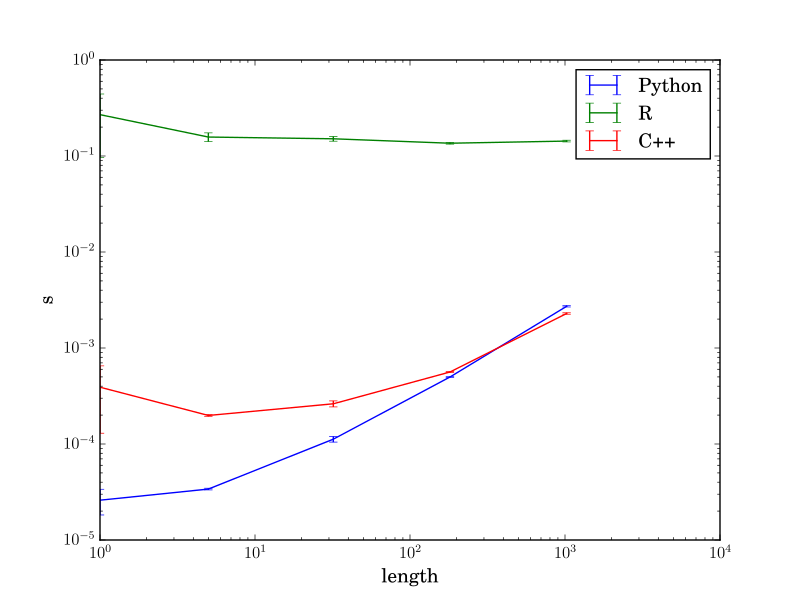

This chart was generated by the following Python code:
import numpy as np

from cpp.cpp import CppCUMSUM
from py.py import PyCUMSUM
from R.R import RCUMSUM
methods = [PyCUMSUM, RCUMSUM, CppCUMSUM]
names = ['Python', 'R', 'C++']

from matplotlib import pyplot as plt


plt.rc('text', usetex=True)
plt.rc('font', family='serif')

trials = 3
ranges = [int(k) for k in np.logspace(0, 10, 5, base=2)]


def Runtime(method):
    Rt = []
    for lengths in ranges:
        seq = np.random.randn(lengths)
        time = []
        for k in range(trials):
            m = method(seq)
            time.append(m.duration)
        Rt.append(time)
    return Rt


if __name__ == "__main__":
    for n, m in zip(names, methods):
        Tm = Runtime(m)
        plt.errorbar(ranges, [np.mean(k) for k in Tm], yerr=[np.std(k) for k in Tm], label=n)
    plt.xlabel('length', fontsize=14)
    plt.ylabel('s', fontsize=14)
    plt.legend(loc='best', fontsize=14)
    plt.semilogx()
    plt.semilogy()
    plt.savefig('Runtime.pdf')
